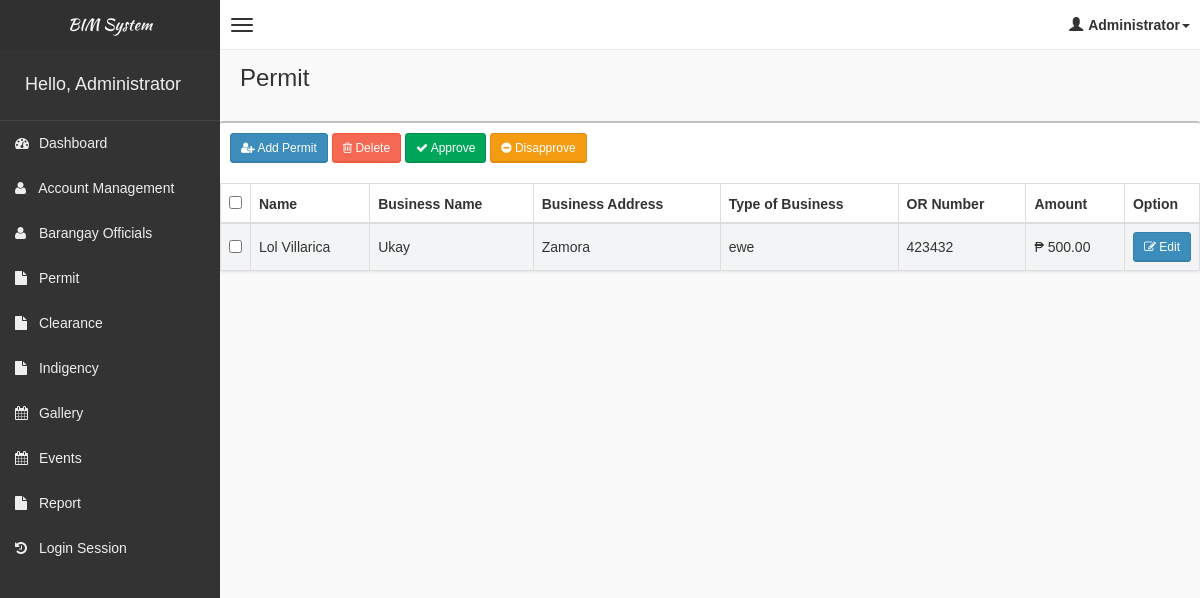
The app's page /pages/permit/permit.php (signed in) with its own data.
### tables this page shows
CREATE TABLE `tblpermit` (
  `id` int(11) NOT NULL,
  `residentid` int(11) NOT NULL,
  `fullname` text NOT NULL,
  `businessName` text NOT NULL,
  `businessAddress` text NOT NULL,
  `typeOfBusiness` varchar(50) NOT NULL,
  `orNo` int(11) NOT NULL,
  `samount` int(11) NOT NULL,
  `dateRecorded` date NOT NULL,
  `recordedBy` varchar(50) NOT NULL,
  `status` varchar(20) NOT NULL
);

### pages/permit/permit.php (the view, shortened to what this page needs)
<!DOCTYPE html>
<html>
    <?php
    if(!isset($_SESSION['role']))
    {
        header("Location: ../../login.php");
    }
    else
    {
    include('../head_css.php'); ?>
    <body class="skin-black">
        <?php
        include "../connection.php";
        ?>
        <?php include('../header.php'); ?>
        <div class="wrapper row-offcanvas row-offcanvas-left">
            <?php include('../sidebar-left.php'); ?>
            <aside class="right-side">
                <section class="content-header">
                    <h1>
                        Permit
                    </h1>
                </section>
                <section class="content">
                    <?php
                    if(($_SESSION['role'] == "Administrator") || isset($_SESSION['staff']))
                    {
                    ?>
                    <div class="row">
                            <div class="box">
                                <div class="box-header">
                                    <div style="padding:10px;">
                                        <button class="btn btn-primary btn-sm" data-toggle="modal" data-target="#addModal"><i class="fa fa-user-plus" aria-hidden="true"></i> Add Permit</button>
                                        <?php
                                            if(!isset($_SESSION['staff']))
                                            {
                                        ?>
                                        <button class="btn btn-danger btn-sm" data-toggle="modal" data-target="#deleteModal"><i class="fa fa-trash-o" aria-hidden="true"></i> Delete</button>
                                        <button class="btn btn-success btn-sm" data-toggle="modal" data-target="#approve"><i class="fa fa-check" aria-hidden="true"></i> Approve</button>
                                        <button class="btn btn-warning btn-sm" data-toggle="modal" data-target="#disapprove"><i class="fa fa-minus-circle " aria-hidden="true"></i> Disapprove</button>
                                        <?php
                                            }
                                        ?>
                                    </div>
                                </div>
                                <form method="post">
                                <div class="tab-content">
                                    <div id="approved" class="tab-pane active in">
                                    <table id="table" class="table table-bordered table-striped">
                                        <thead>
                                            <tr>
                                                <?php
                                                if(!isset($_SESSION['staff']))
                                                {
                                                ?>
                                                <th style="width: 20px !important;"><input type="checkbox" name="chk_delete[]" class="cbxMain" onchange="checkMain(this)"/></th>
                                                <?php
                                                    }
                                                ?>
                                                <th>Name</th>
                                                <th>Business Name</th>
                                                <th>Business Address</th>
                                                <th>Type of Business</th>
                                                <th>OR Number</th>
                                                <th>Amount</th>
                                                <th style="width: 40px !important;">Option</th>
                                            </tr>
                                        </thead>
                                        <tbody>
                                            <?php
                                            if(!isset($_SESSION['staff']))
                                            {
                                                $squery = mysqli_query($con, "SELECT *,CONCAT(fullname) as fullname,p.id as pid FROM tblpermit p left join tblresident r on r.id = p.residentid where status = 'Approved'") or die('Error: ' . mysqli_error($con));
                                                while($row = mysqli_fetch_array($squery))
                                                {
                                                    echo '
                                                    <tr>
                                                        <td><input type="checkbox" name="chk_delete[]" class="chk_delete" value="'.$row['pid'].'" /></td>
                                                        <td>'.$row['fullname'].'</td>
                                                        <td>'.$row['businessName'].'</td>
                                                        <td>'.$row['businessAddress'].'</td>
                                                        <td>'.$row['typeOfBusiness'].'</td>
                                                        <td>'.$row['orNo'].'</td>
                                                        <td>₱ '.number_format($row['samount'],2).'</td>
                                                        <td><button class="btn btn-primary btn-sm" data-target="#editModal'.$row['pid'].'" data-toggle="modal"><i class="fa fa-pencil-square-o" aria-hidden="true"></i> Edit</button></td>
                                                    </tr>
                                                    ';
                                                }
                                            }
                                            ?>
                                        </tbody>
                                    </table>
                                    </div>
                                    </div>
                                    </form>
                                </div>
                            </div>
                    </div>
                    <?php
                    }
                    ?>
        <?php }
        include "../footer.php"; ?>
    </body>
</html>

### css/AdminLTE.css (style rules this page uses)
html, body { overflow-x: hidden!important; font-family: 'Source Sans Pro', sans-serif; -webkit-font-smoothing: antialiased; min-height: 100%; background: #f9f9f9; }
.wrapper { min-height: 100%; }
.wrapper:before, .wrapper:after { display: table; content: " "; }
.wrapper:after { clear: both; }
.right-side, .left-side { min-height: 100%; display: block; }
.right-side { background-color: #f9f9f9; margin-left: 220px; }
.content { padding: 20px 15px; background: #f9f9f9; }
h1, h2, h3, h4, h5, h6, .h1, .h2, .h3, .h4, .h5, .h6 { font-family: 'Source Sans Pro', sans-serif; }
.table-striped > tbody > tr:nth-child(odd) > td, .table-striped > tbody > tr:nth-child(odd) > th { background-color: #f3f4f5; }
.right-side > .content-header { position: relative; padding: 15px 15px 10px 20px; }
.right-side > .content-header > h1 { margin: 0; font-size: 24px; }
.box { position: relative; background: #ffffff; border-top: 2px solid #c1c1c1; margin-bottom: 20px; -webkit-border-radius: 3px; -moz-border-radius: 3px; border-radius: 3px; width: 100%; box-shadow: 0px 1px 3px rgba(0, 0, 0, 0.1); }
.box .box-header { position: relative; -webkit-border-top-left-radius: 3px; -webkit-border-top-right-radius: 3px; -webkit-border-bottom-right-radius: 0; -webkit-border-bottom-left-radius: 0; -moz-border-radius-topleft: 3px; -moz-border-radius-topright: 3px; -moz-border-radius-bottomright: 0; -moz-border-radius-bottomleft: 0; border-top-left-radius: 3px; border-top-right-radius: 3px; border-bottom-right-radius: 0; border-bottom-left-radius: 0; border-bottom: 0px solid #f4f4f4; color: #444; padding-bottom: 10px; }
.box .box-header:before, .box .box-header:after { display: table; content: " "; }
.box .box-header:after { clear: both; }
.btn { font-weight: 500; -webkit-border-radius: 3px; -moz-border-radius: 3px; border-radius: 3px; border: 1px solid transparent; -webkit-box-shadow: inset 0px -2px 0px 0px rgba(0, 0, 0, 0.09); -moz-box-shadow: inset 0px -2px 0px 0px rgba(0, 0, 0, 0.09); box-shadow: inset 0px -1px 0px 0px rgba(0, 0, 0, 0.09); }
.btn.btn-primary { background-color: #3c8dbc; border-color: #367fa9; }
.btn.btn-success { background-color: #00a65a; border-color: #008d4c; }
.btn.btn-danger { background-color: #f56954; border-color: #f4543c; }
.btn.btn-warning { background-color: #f39c12; border-color: #e08e0b; }
.btn.btn-sm { font-size: 12px; }
.skin-black .right-side > .content-header { background: transparent; box-shadow: none; }

### records on screen
tblpermit: fullname "Lol Villarica", businessName "Ukay", businessAddress "Zamora", typeOfBusiness "ewe", orNo "423432", samount "500.00"

### other values on screen
$_SESSION['role'] "Administrator"
